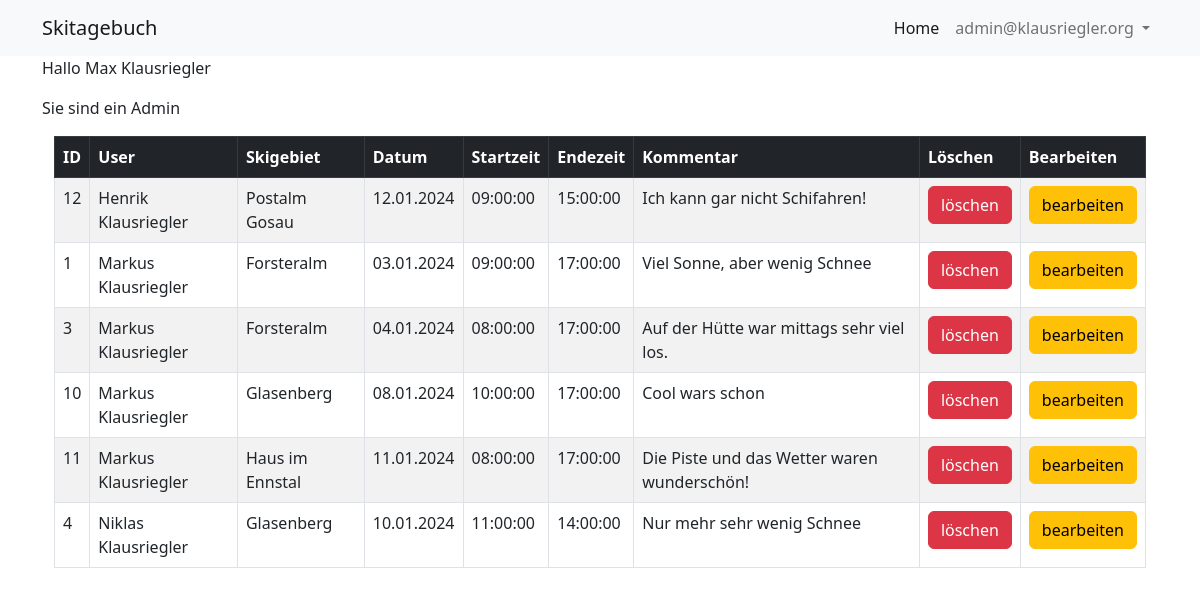
/index.php (signed in), run on the app's committed database.
### tables this page shows
CREATE TABLE `tblskitag` (
  `id` int(11) NOT NULL,
  `fkUserId` int(11) NOT NULL,
  `skigebiet` varchar(100) NOT NULL,
  `datum` date NOT NULL,
  `startzeit` time NOT NULL,
  `endezeit` time NOT NULL,
  `kommentar` text NOT NULL
);

CREATE TABLE `tbluser` (
  `id` int(11) NOT NULL,
  `email` varchar(100) NOT NULL,
  `vorname` varchar(64) NOT NULL,
  `nachname` varchar(64) NOT NULL,
  `mypassword` varchar(255) NOT NULL,
  `role` varchar(10) NOT NULL
);

### index.php (the view, shortened to what this page needs)
<?php require "includes/header.php"; ?>
<?php require "config.php"; ?>
<?php
if(isset($_SESSION['email'])) {
    echo ("<p>" . "Hallo" . " " . htmlspecialchars($_SESSION['vorname']) . " " . htmlspecialchars($_SESSION['nachname']) . "</p>");
    if(isset($_SESSION['role']) && $_SESSION['role'] === 'admin') {
        echo ("<p>" . "Sie sind ein Admin" . "</p>");
        $stmt = $conn->prepare("SELECT tblskitag.*, tbluser.vorname, tbluser.nachname FROM tblskitag JOIN tbluser ON tblskitag.fkUserId = tbluser.id ORDER BY tbluser.vorname, tbluser.nachname");
        $stmt->execute();
    } else {
        $userId = $_SESSION['user_id'];
        $stmt = $conn->prepare("SELECT * FROM tblskitag WHERE fkUserId = :userId");
        $stmt->bindParam(':userId', $userId, PDO::PARAM_INT);
        $stmt->execute();
    }
?>
    <div class="container">
        <table class="table table-striped table-bordered">
            <thead class="table-dark">
                <tr>
                    <th>ID</th>
                    <?php if(isset($_SESSION['role']) && $_SESSION['role'] === 'admin'): ?>
                    <th>User</th>
                    <?php endif; ?>
                    <th>Skigebiet</th>
                    <th>Datum</th>
                    <th>Startzeit</th>
                    <th>Endezeit</th>
                    <th>Kommentar</th>
                    <th>Löschen</th>
                    <th>Bearbeiten</th>
                </tr>
            </thead>
            <tbody>
                <?php while($row = $stmt->fetch(PDO::FETCH_OBJ)): ?>
                <tr>
                    <td><?php echo $row->id; ?></td>
                    <?php if(isset($_SESSION['role']) && $_SESSION['role'] === 'admin'): ?>
                    <td><?php echo $row->vorname . " " . $row->nachname; ?></td>
                    <?php endif; ?>
                    <td><?php echo $row->skigebiet; ?></td>
                    <td><?php echo date("d.m.Y", strtotime($row->datum)); ?></td>
                    <td><?php echo $row->startzeit; ?></td>
                    <td><?php echo $row->endezeit; ?></td>
                    <td><?php echo $row->kommentar; ?></td>
                    <td><button onclick="confirmDelete('delete.php?del_id=<?php echo $row->id; ?>')" class="btn btn-danger">löschen</button></td>
                    <td><a href="update.php?upd_id=<?php echo $row->id; ?>" class="btn btn-warning">bearbeiten</a></td>
                </tr>
                <?php endwhile; ?>
            </tbody>
        </table>
    </div>
<?php
} else {
    echo "<p>Sie müssen eingeloggt sein, um diese Seite sehen zu können.</p>";
}
?>
<?php require "includes/footer.php"; ?>

### header.php (shortened to what this page needs)
<!doctype html>
<html lang="de">
  <head>
    <link href="https://cdn.jsdelivr.net/npm/bootstrap@5.2.1/dist/css/bootstrap.min.css "rel="stylesheet">
    <link rel="stylesheet" href="style.css">
  </head>
  <body>
<nav class="navbar navbar-expand-lg bg-light">
  <div class="container">
    <a class="navbar-brand" href="index.php">Skitagebuch</a>
    <div class="collapse navbar-collapse" id="navbarSupportedContent">
      <ul class="navbar-nav ms-auto">
        <li class="nav-item">
          <a class="nav-link active" aria-current="page" href="#">Home</a>
        </li>
        <?php if(!isset($_SESSION['email'])) : ?>
          <li class="nav-item">
            <a class="nav-link" href="login.php">Einloggen</a>
          </li>
          <li class="nav-item">
            <a class="nav-link" href="register.php">Registrieren</a>
          </li>
        <?php else : ?>
          <li class="nav-item dropdown">
            <a class="nav-link dropdown-toggle" href="#" role="button" data-bs-toggle="dropdown" aria-expanded="false">
            <?php echo $_SESSION['email']; ?>
            </a>
          </li>
        <?php endif; ?>
      </ul>
    </div>
  </div>
</nav>
<div class="container marketing">

### footer.php (shortened to what this page needs)
</body>
</html>

### data on the page
tblskitag: id "12", fkUserId.vorname "Henrik", fkUserId.nachname "Klausriegler", skigebiet "Postalm Gosau", datum "12.01.2024", startzeit "09:00:00", endezeit "15:00:00", kommentar "Ich kann gar nicht Schifahren!"
tblskitag: id "1", fkUserId.vorname "Markus", fkUserId.nachname "Klausriegler", skigebiet "Forsteralm", datum "03.01.2024", startzeit "09:00:00", endezeit "17:00:00", kommentar "Viel Sonne, aber wenig Schnee"
tblskitag: id "3", fkUserId.vorname "Markus", fkUserId.nachname "Klausriegler", skigebiet "Forsteralm", datum "04.01.2024", startzeit "08:00:00", endezeit "17:00:00", kommentar "Auf der Hütte war mittags sehr viel los."
tblskitag: id "10", fkUserId.vorname "Markus", fkUserId.nachname "Klausriegler", skigebiet "Glasenberg", datum "08.01.2024", startzeit "10:00:00", endezeit "17:00:00", kommentar "Cool wars schon"
tblskitag: id "11", fkUserId.vorname "Markus", fkUserId.nachname "Klausriegler", skigebiet "Haus im Ennstal", datum "11.01.2024", startzeit "08:00:00", endezeit "17:00:00", kommentar "Die Piste und das Wetter waren wunderschön!"
tblskitag: id "4", fkUserId.vorname "Niklas", fkUserId.nachname "Klausriegler", skigebiet "Glasenberg", datum "10.01.2024", startzeit "11:00:00", endezeit "14:00:00", kommentar "Nur mehr sehr wenig Schnee"

### other printed values
$_SESSION['email'] "admin@klausriegler.org"
$_SESSION['vorname'] "Max"
$_SESSION['nachname'] "Klausriegler"
